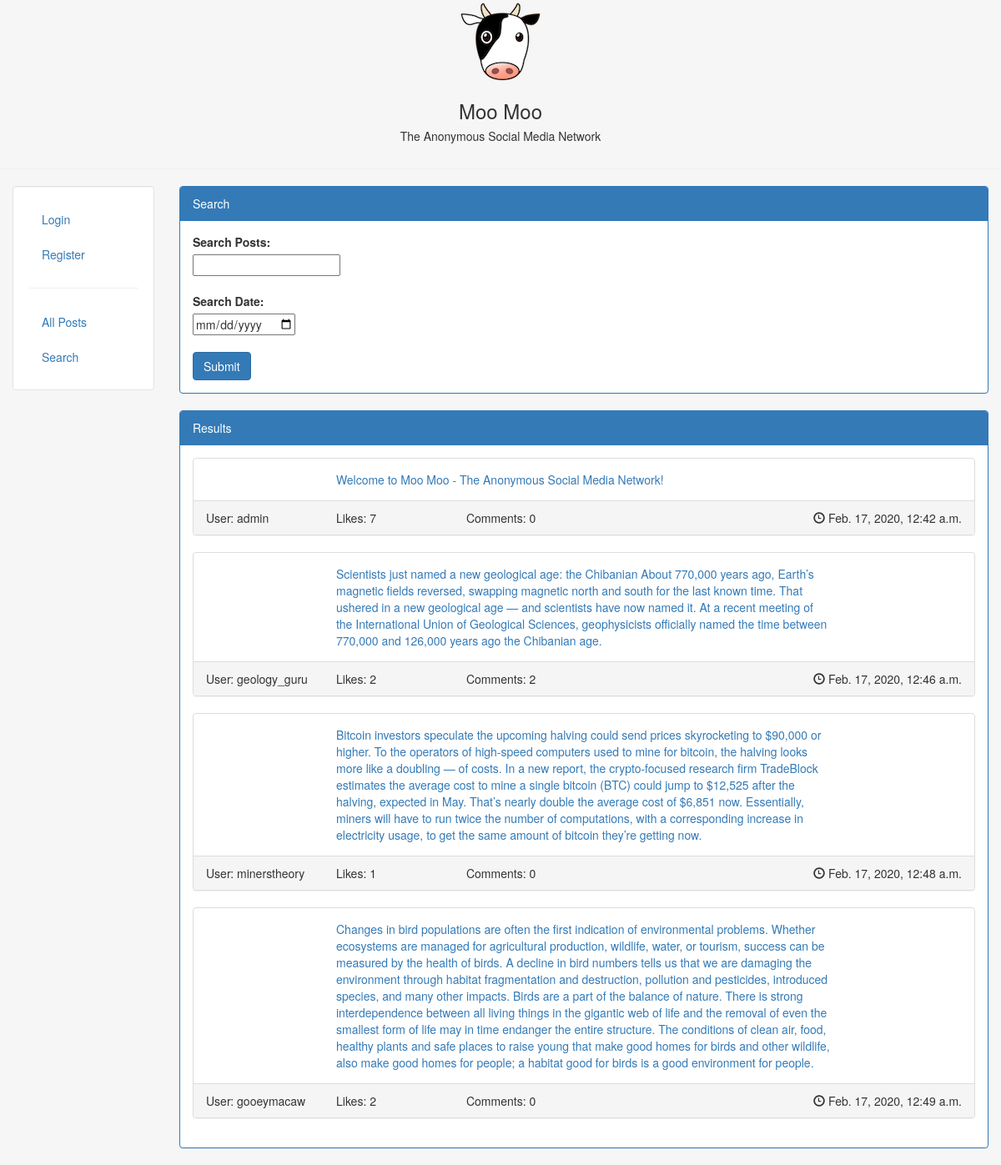
The app's page /search/ with its own data.
### myapp/models.py (models this page shows, shortened)
class Post(models.Model):
    user = models.ForeignKey(User, on_delete=models.CASCADE)
    body = models.TextField(max_length=200, blank=False)
    date = models.DateTimeField(auto_now_add=True, blank=True)
    votes = models.IntegerField(default=0)
    comments = models.IntegerField(default=0)

### myapp/views.py (the view)
# urls.py: url(r'^search/$', views.search, name='search')
def search(request):
    posts = Post.objects.all()
    if request.method == 'POST':
        if 'search_posts' in request.POST:
            posts = posts.filter(body__contains=request.POST['search_posts'])
        elif 'search_date' in request.POST:
            posts = posts.filter(date=request.POST['search_date'])
    args = {'posts': posts}
    return render(request, 'search.html', args)

### myapp/templates/search.html (shortened to what this page needs)
{% extends "base.html" %}
{% block content %}
    <div class="panel panel-primary">
        <div class="panel-heading">Search</div>
        <div class="panel-body">
            <form method="POST">
                <label>Search Posts:</label><br><input type="text" name="search_posts"/><br><br>
                <label>Search Date:</label><br><input type="date" name="search_date" value="{{ value|date:"Y-m-d" }}"/><br><br>
                <button class="btn btn-primary" name="submit">Submit</button>
            </form>
        </div>
    </div>
    <div class="panel panel-primary">
        <div class="panel-heading">Results</div>
        <div class="panel-body">
            {% for post in posts %}
                <div class="panel panel-default">
                    <div class="panel-body">
                        <div class="row">
                            <div class="col-md-2">
                            </div>
                            <div class="col-md-8">
                                <a href="../{{ post.pk }}">{{ post.body }}</a>
                            </div>
                            <div class="col-md-2">
                            </div>
                        </div>
                    </div>
                    <div class="panel-footer">
                        <div class="row">
                            <div class="col-sm-2">
                                User: {{ post.user }}
                            </div>
                            <div class="col-sm-2">
                                Likes: {{ post.votes }}
                            </div>
                            <div class="col-sm-2">
                                Comments: {{ post.comments }}
                            </div>
                            <div class="col-sm-6 text-right">
                                <i class="glyphicon glyphicon-time"></i>
                                {{ post.date }}
                            </div>
                        </div>
                    </div>
                </div>
            {% endfor %}
        </div>
    </div>
{% endblock %}

### records on screen
Post: body "Welcome to Moo Moo - The Anonymous Social Media Network!", user "admin", votes "7", comments "0", date "Feb. 17, 2020, 12:42 a.m."
Post: body "Scientists just named a new geological age: the Chibanian About 770,000 years ago, Earth’s magnetic fields reversed, swapping magnetic north and south for the last known time. That ushered in a new geological age — and scientists have now named it. At a recent meeting of the International Union of Geological Sciences, geophysicists officially named the time between 770,000 and 126,000 years ago the Chibanian age.", user "geology_guru", votes "2", comments "2", date "Feb. 17, 2020, 12:46 a.m."
Post: body "Bitcoin investors speculate the upcoming halving could send prices skyrocketing to $90,000 or higher. To the operators of high-speed computers used to mine for bitcoin, the halving looks more like a doubling — of costs. In a new report, the crypto-focused research firm TradeBlock estimates the average cost to mine a single bitcoin (BTC) could jump to $12,525 after the halving, expected in May. That’s nearly double the average cost of $6,851 now. Essentially, miners will have to run twice the number of computations, with a corresponding increase in electricity usage, to get the same amount of bitcoin they’re getting now.", user "minerstheory", votes "1", comments "0", date "Feb. 17, 2020, 12:48 a.m."
Post: body "Changes in bird populations are often the first indication of environmental problems. Whether ecosystems are managed for agricultural production, wildlife, water, or tourism, success can be measured by the health of birds. A decline in bird numbers tells us that we are damaging the environment through habitat fragmentation and destruction, pollution and pesticides, introduced species, and many other impacts. Birds are a part of the balance of nature. There is strong interdependence between all living things in the gigantic web of life and the removal of even the smallest form of life may in time endanger the entire structure. The conditions of clean air, food, healthy plants and safe places…", user "gooeymacaw", votes "2", comments "0", date "Feb. 17, 2020, 12:49 a.m."
